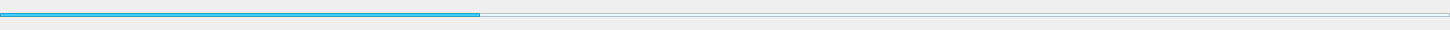
<?xml version="1.0" encoding="UTF-8"?>
<ui version="4.0">
 <class>PlaySlider</class>
 <widget class="QWidget" name="PlaySlider">
  <property name="geometry">
   <rect>
    <x>0</x>
    <y>0</y>
    <width>1450</width>
    <height>30</height>
   </rect>
  </property>
  <property name="windowTitle">
   <string>Form</string>
  </property>
  <property name="styleSheet">
   <string notr="true">#playSliderBg{
 background-color : #000000;
}
</string>
  </property>
  <widget class="QFrame" name="inLine">
   <property name="geometry">
    <rect>
     <x>0</x>
     <y>13</y>
     <width>1450</width>
     <height>4</height>
    </rect>
   </property>
   <property name="styleSheet">
    <string notr="true">#inLine{
 background-color : #EBFAFF;
}
</string>
   </property>
   <property name="frameShape">
    <enum>QFrame::Shape::StyledPanel</enum>
   </property>
   <property name="frameShadow">
    <enum>QFrame::Shadow::Raised</enum>
   </property>
  </widget>
  <widget class="QFrame" name="outLine">
   <property name="geometry">
    <rect>
     <x>0</x>
     <y>13</y>
     <width>480</width>
     <height>4</height>
    </rect>
   </property>
   <property name="styleSheet">
    <string notr="true">#outLine{
 background-color : #3ECEFE;
}
</string>
   </property>
   <property name="frameShape">
    <enum>QFrame::Shape::StyledPanel</enum>
   </property>
   <property name="frameShadow">
    <enum>QFrame::Shadow::Raised</enum>
   </property>
  </widget>
 </widget>
 <resources/>
 <connections/>
</ui>
